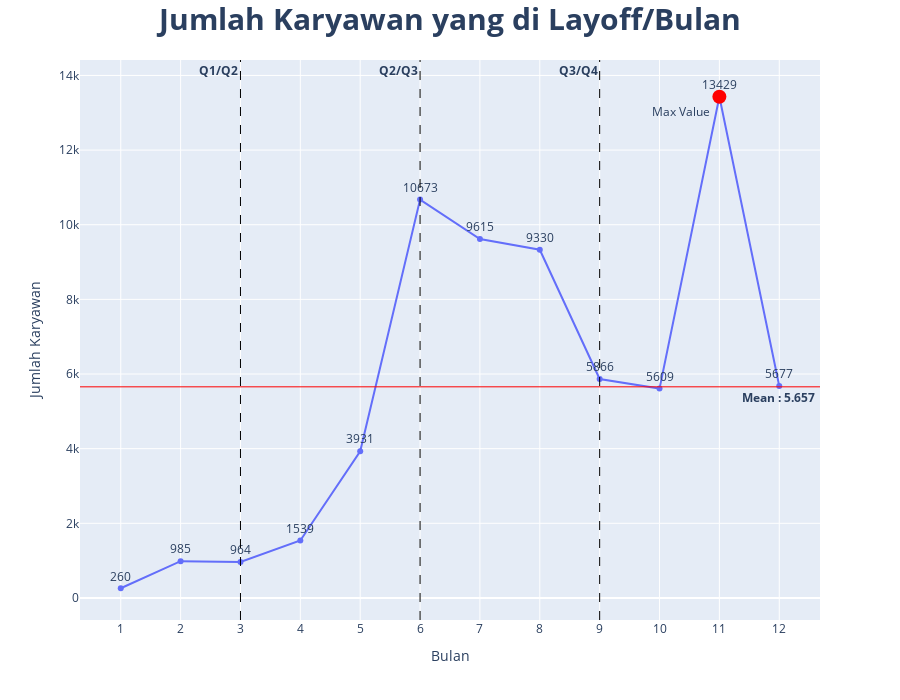

Notebook code for this chart:
### Markdown cell above
Selanjutnya adalah pembuatan grafik agar lebih mudah memahami data

### Code cell
#Membuat Line Grafik dengan Plotly
fig = px.line(df_month_sum, x="month", y="total_laid_off", markers= True, labels={
                     "month": "Bulan",
                     "total_laid_off": "Jumlah Karyawan"
                     }, text="total_laid_off") #Definisi sumbu x, sumbu y, label dan text
fig.update_layout(height=700,
                  title= "<b>Jumlah Karyawan yang di Layoff/Bulan<b>",xaxis= dict(tickmode='linear'),title_x=0.5,title_font=dict(size=30)) #mengatur title
fig.update_traces(textposition='top center') #update text position
fig.add_hline(y=df_month_sum['total_laid_off'].mean(), line_width=1, line_color="red", annotation_text="<b>Mean : 5.657 <b>",annotation_position="bottom right") #membuat garis rata-rata
fig.add_vline(x=3, line_width=1, line_dash="dash", line_color="black", annotation_text="<b>Q1/Q2<b>", annotation_position="top left") #membuat garis q1/q2
fig.add_vline(x=6, line_width=1, line_dash="dash", line_color="black", annotation_text="<b>Q2/Q3<b>", annotation_position="top left") #membuat garis q2/q3
fig.add_vline(x=9, line_width=1, line_dash="dash", line_color="black", annotation_text="<b>Q3/Q4<b>", annotation_position="top left") #membuat garis q3/q4
fig.add_scatter(x = [fig.data[0].x[-2]], y = [fig.data[0].y[-2]],mode = 'markers + text',
                     marker = {'color':'red', 'size':14},
                     showlegend = False,
                     text = 'Max Value',
                     textposition='bottom left') #Memberi marker

fig.show()

### Figure 1 — Plotly figure (JSON) as saved in the notebook; plotly's stock layout.template omitted (floating-point values rounded to 4 significant figures)
{"data": [{"hovertemplate": "Bulan=%{x}<br>Jumlah Karyawan=%{text}<extra></extra>", "legendgroup": "", "line": {"color": "#636efa", "dash": "solid"}, "marker": {"symbol": "circle"}, "mode": "text+lines+markers", "name": "", "orientation": "v", "showlegend": false, "text": [260, 985, 964, 1539, 3931, 10673, 9615, 9330, 5866, 5609, 13429, 5677], "textposition": "top center", "type": "scatter", "x": [1, 2, 3, 4, 5, 6, 7, 8, 9, 10, 11, 12], "xaxis": "x", "y": [260, 985, 964, 1539, 3931, 10673, 9615, 9330, 5866, 5609, 13429, 5677], "yaxis": "y"}, {"marker": {"color": "red", "size": 14}, "mode": "markers+text", "showlegend": false, "text": "Max Value", "textposition": "bottom left", "type": "scatter", "x": [11], "y": [13429]}], "layout": {"annotations": [{"showarrow": false, "text": "<b>Mean : 5.657 <b>", "x": 1, "xanchor": "right", "xref": "x domain", "y": 5656.0, "yanchor": "top", "yref": "y"}, {"showarrow": false, "text": "<b>Q1/Q2<b>", "x": 3, "xanchor": "right", "xref": "x", "y": 1, "yanchor": "top", "yref": "y domain"}, {"showarrow": false, "text": "<b>Q2/Q3<b>", "x": 6, "xanchor": "right", "xref": "x", "y": 1, "yanchor": "top", "yref": "y domain"}, {"showarrow": false, "text": "<b>Q3/Q4<b>", "x": 9, "xanchor": "right", "xref": "x", "y": 1, "yanchor": "top", "yref": "y domain"}], "height": 700, "legend": {"tracegroupgap": 0}, "margin": {"t": 60}, "shapes": [{"line": {"color": "red", "width": 1}, "type": "line", "x0": 0, "x1": 1, "xref": "x domain", "y0": 5656.0, "y1": 5656.0, "yref": "y"}, {"line": {"color": "black", "dash": "dash", "width": 1}, "type": "line", "x0": 3, "x1": 3, "xref": "x", "y0": 0, "y1": 1, "yref": "y domain"}, {"line": {"color": "black", "dash": "dash", "width": 1}, "type": "line", "x0": 6, "x1": 6, "xref": "x", "y0": 0, "y1": 1, "yref": "y domain"}, {"line": {"color": "black", "dash": "dash", "width": 1}, "type": "line", "x0": 9, "x1": 9, "xref": "x", "y0": 0, "y1": 1, "yref": "y domain"}], "title": {"font": {"size": 30}, "text": "<b>Jumlah Karyawan yang di Layoff/Bulan<b>", "x": 0.5}, "xaxis": {"anchor": "y", "domain": [0, 1], "tickmode": "linear", "title": {"text": "Bulan"}}, "yaxis": {"anchor": "x", "domain": [0, 1], "title": {"text": "Jumlah Karyawan"}}}}
